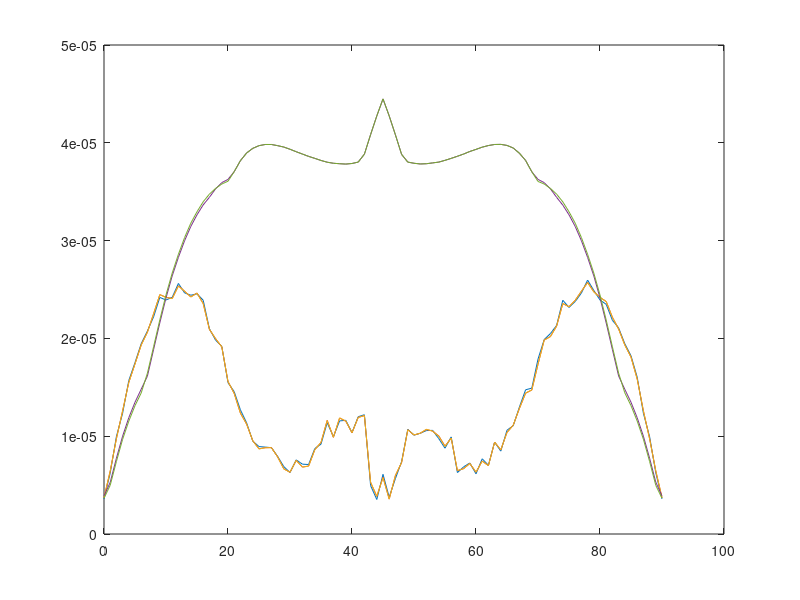

Write MATLAB code to recreate this figure. (Note: this script raises an error after producing the figure.)
function plot_centerError
addpath('../PlotPub/lib');
load center_error.mat

angles = 0:90;
d_ll = d_ll(1:91)*0.1;
d_lr = d_lr(1:91)*0.1;
d_ld = d_ld(1:91)*0.1;
d_tt = d_tt(1:91)*0.1;
d_tr = d_tr(1:91)*0.1;

figure;
plot(angles, d_ll);
hold on;
plot(angles, d_lr);
plot(angles, d_ld);
plot(angles, d_tt);
plot(angles, d_tr);
hold off

opt.XLabel = 'Projection angles (degree)';
opt.YLabel = 'Max. Abs. difference';
opt.BoxDim = [5, 5];
opt.XLim = [0,90];
opt.Colors = [
  1, 0, 0;
  1, 0.25, 1;
  0, 0, 1;
  0, 1, 0;
  0, 0, 0
];

opt.YScale = 'log';

opt.LineWidth = [2,2,2,2,2];
opt.LineStyle = {'-',':','--','-.','-'};
opt.Markers = {'o', 's', '^', '>', '<'};
opt.MarkerSpacing = [8, 10, 15, 15, 9];
opt.Legend={'LL','LR','LD','TT','TR'};

opt.LegendBox = 'on';%    bounding box of legend: 'on'/'off'; default: 'off'
opt.LegendBoxColor = [1 1 1]; %: color of the bounding box of legend; default: 'none'
%   LegendTextColor: color of the legend text; default: [0,0,0]
opt.LegendLoc = 'SouthEast';%:    'NorthEast', ..., 'SouthWest': legend location

opt.FileName = 'centerError.png';

setPlotProp(opt);
end










